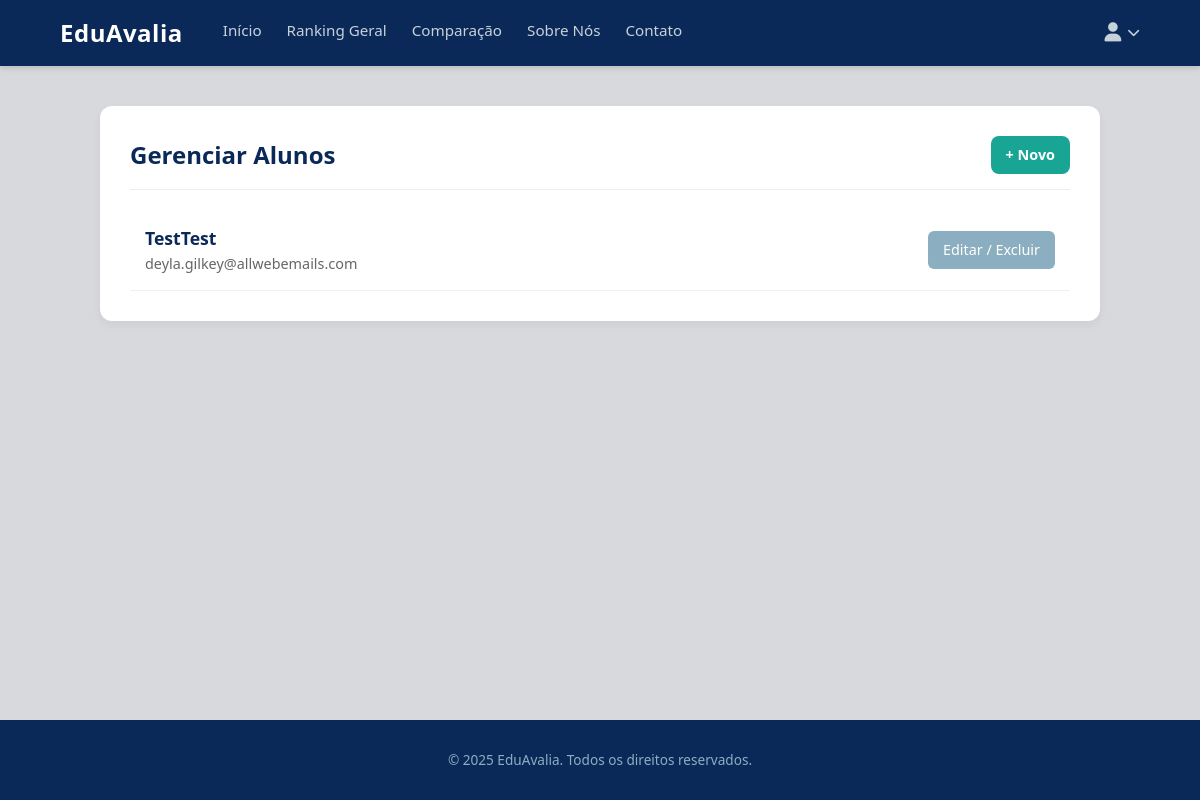
The page /alunos/selecionar/ (signed in) on the database as committed earlier.
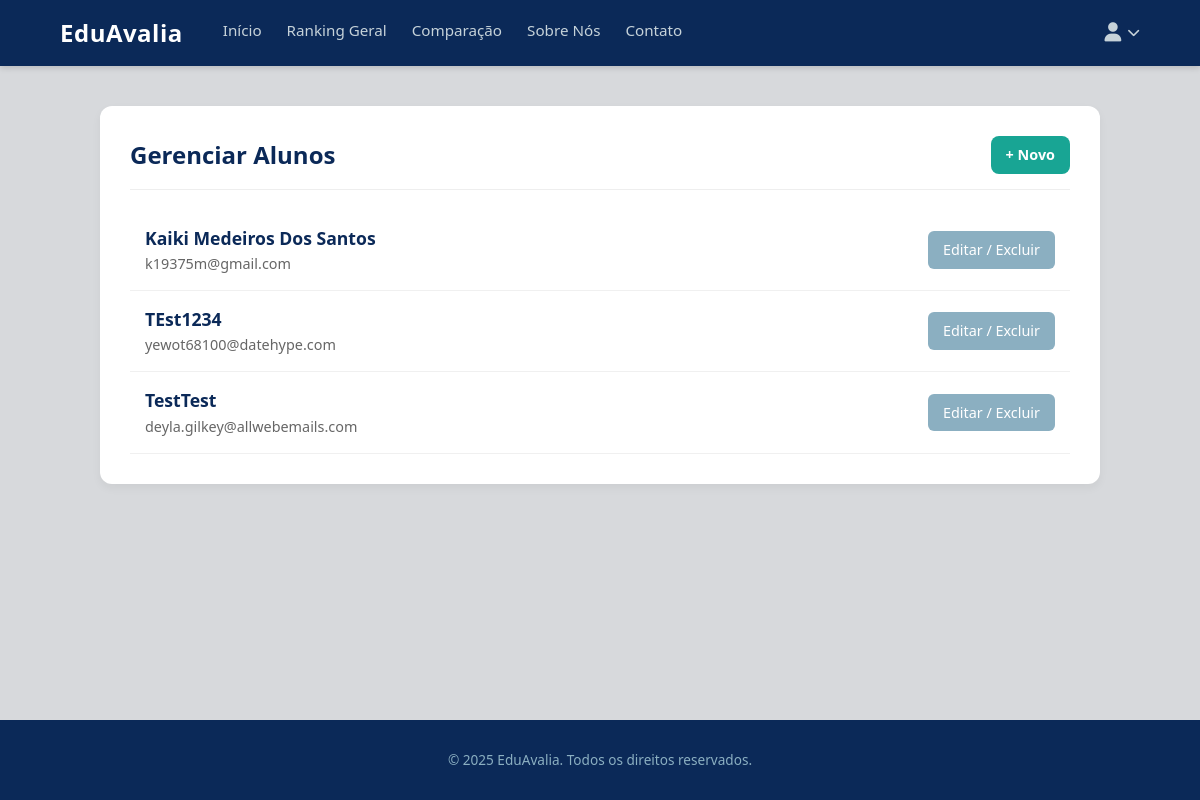
The same page on the database as committed later.
### avaliacoes/models.py (models this page shows, shortened)
class Aluno(models.Model):
    user = models.OneToOneField(CustomUser, on_delete=models.CASCADE, limit_choices_to={'user_type': 'aluno'})

class CustomUser(AbstractUser):
    USER_TYPE_CHOICES = (
        ('aluno', 'Aluno'),
        ('professor', 'Professor'),
        ('admin', 'Administrador'),
    )
    user_type = models.CharField(max_length=20, choices=USER_TYPE_CHOICES, default='aluno')
    cpf = models.CharField(max_length=11, unique=True)
    data_nascimento = models.DateField(null=True, blank=True)

### avaliacoes/views.py (the view)
# urls.py: path('alunos/selecionar/', views.selecionar_aluno_para_editar, name='selecionar_aluno_para_editar'),
@staff_member_required
def selecionar_aluno_para_editar(request):
    alunos = Aluno.objects.all().select_related('user').order_by('user__first_name')
    return render(request, 'avaliacoes/selecionar_aluno_para_editar.html', {
        'alunos': alunos
    })

### avaliacoes/templates/avaliacoes/selecionar_aluno_para_editar.html (shortened to what this page needs)
{% extends 'base.html' %}
{% block content %}
<div class="selection-container">
    <div class="selection-header">
        <h2>Gerenciar Alunos</h2>
        <a href="{% url 'adicionar_usuario' %}" class="btn" style="padding: 8px 15px; font-size: 0.9rem;">+ Novo</a>
    </div>
    <ul class="aluno-list">
        {% for aluno in alunos %}
        <li class="aluno-item">
            <div class="info">
                <strong>{{ aluno.user.get_full_name|default:aluno.user.username }}</strong>
                <span>{{ aluno.user.email }}</span>
            </div>
            <a href="{% url 'editar_aluno' aluno.id %}" class="btn-edit">Editar / Excluir</a>
        </li>
        {% empty %}
        <li style="padding: 20px; text-align: center; color: #999;">Nenhum aluno cadastrado.</li>
        {% endfor %}
    </ul>
</div>
{% endblock %}

### avaliacoes/templates/base.html (shortened to what this page needs)
<!DOCTYPE html>
<html lang="pt-BR">
<head>
  <link rel="stylesheet" href="https://cdnjs.cloudflare.com/ajax/libs/font-awesome/6.5.1/css/all.min.css"
 />
</head>
<body>
  <header>
    <div class="navbar">
      <div class="nav-left">
        <a href="/" class="logo">EduAvalia</a>
      <nav class="menu">
          <a href="{% url 'home' %}" class="{% if request.resolver_match.url_name == 'home' %}active{% endif %}">Início</a>
          <a href="{% url 'ranking_geral' %}" class="{% if request.resolver_match.url_name == 'ranking_geral' %}active{% endif %}">Ranking Geral</a>
          {% if request.user.user_type == 'admin' or request.user.is_staff %}
              <a href="{% url 'comparacao_disciplina' %}" class="{% if request.resolver_match.url_name == 'comparacao_disciplina' %}active{% endif %}">Comparação</a>
          {% endif %}
          <a href="{% url 'sobre_nos' %}" class="{% if request.resolver_match.url_name == 'sobre_nos' %}active{% endif %}">Sobre Nós</a>
          <a href="{% url 'contato' %}" class="{% if request.resolver_match.url_name == 'contato' %}active{% endif %}">Contato</a>
      </nav>
      </div>
      <div class="nav-right">
        <div class="user-profile" title="Perfil do usuário" id="user-profile-button">
          <i class="fa-solid fa-user"></i>
          <i class="fa-solid fa-chevron-down"></i>
        </div>
        </div>
      </div>
  </header>
  {% block content %}
  {% endblock content %}
  <footer>
    <div class="footer-container">
      <p class="footer-copy">© 2025 EduAvalia. Todos os direitos reservados.</p>
    </div>
  </footer>
</body>
</html>

### avaliacoes/templates/base.html (style rules this page uses)
:root { --azul-marinho: #0b2958; --azul-acinzentado: #8bafc1; --verde: #18a594; --cinza-claro: #c6d2d9; --painel-central: #e4ecf0; --cinza-escuro-letras: #a7adaf; --verde-escuro-letras: #53717a; --cinza-claro-fundo: #d7d9dc; }
* { margin: 0; padding: 0; box-sizing: border-box; }
body { font-family: 'Segoe UI', sans-serif; background-color: var(--cinza-claro-fundo); color: #333; line-height: 1.5; display: flex; flex-direction: column; min-height: 100vh; }
a { text-decoration: none; color: inherit; }
header { background-color: var(--azul-marinho); color: white; width: 100%; padding: 15px 0; box-shadow: 0 2px 6px rgba(0, 0, 0, 0.15); position: sticky; top: 0; z-index: 10; }
.navbar { display: flex; align-items: center; justify-content: space-between; max-width: 1200px; width: 90%; margin: 0 auto; }
.nav-left { display: flex; align-items: center; gap: 40px; }
.logo { font-weight: 700; font-size: 1.5rem; letter-spacing: 0.5px; color: white; transition: opacity 0.3s; }
.menu { display: flex; align-items: center; gap: 25px; }
.menu a { color: var(--cinza-claro); font-size: 0.95rem; padding-bottom: 4px; border-bottom: 2px solid transparent; transition: color 0.3s, border-color 0.3s; }
.user-profile { display: flex; align-items: center; gap: 6px; color: var(--cinza-claro); cursor: pointer; transition: color 0.3s; }
.user-profile .fa-user { font-size: 1.2rem; }
.user-profile .fa-chevron-down { font-size: 0.8rem; }
.nav-right { position: relative; }
.user-profile { cursor: pointer; }
footer { background-color: var(--azul-marinho); color: var(--cinza-claro); padding: 30px 0; margin-top: auto; width: 100%; }
.footer-container { max-width: 1200px; width: 90%; margin: 0 auto; display: flex; flex-direction: column; align-items: center; gap: 20px; text-align: center; }
.footer-copy { font-size: 0.85rem; color: var(--azul-acinzentado); }
.btn { padding: 14px 25px; border: none; border-radius: 8px; font-weight: 600; cursor: pointer; transition: all 0.3s ease; font-size: 1rem; color: #fff; background-color: var(--verde); }

### avaliacoes/templates/avaliacoes/selecionar_aluno_para_editar.html (style rules this page uses)
.selection-container { width: 90%; max-width: 1000px; margin: 40px auto; background: #fff; padding: 30px; border-radius: 12px; box-shadow: 0 4px 10px rgba(0,0,0,0.05); }
.selection-header { display: flex; justify-content: space-between; align-items: center; margin-bottom: 20px; border-bottom: 1px solid #eee; padding-bottom: 15px; }
.selection-header h2 { color: var(--azul-marinho); }
.aluno-list { list-style: none; padding: 0; }
.aluno-item { display: flex; justify-content: space-between; align-items: center; padding: 15px; border-bottom: 1px solid #f0f0f0; transition: background 0.2s; }
.info strong { display: block; color: var(--azul-marinho); font-size: 1.1rem; }
.info span { color: #666; font-size: 0.9rem; }
.btn-edit { background-color: var(--azul-acinzentado); color: white; padding: 8px 15px; border-radius: 6px; text-decoration: none; font-size: 0.9rem; }

Rows that differ between the two databases and show on the page:
added Aluno: user.get_full_name "Kaiki Medeiros Dos Santos", user.email "k19375m@gmail.com"
added Aluno: user.get_full_name "TEst1234", user.email "yewot68100@datehype.com"
